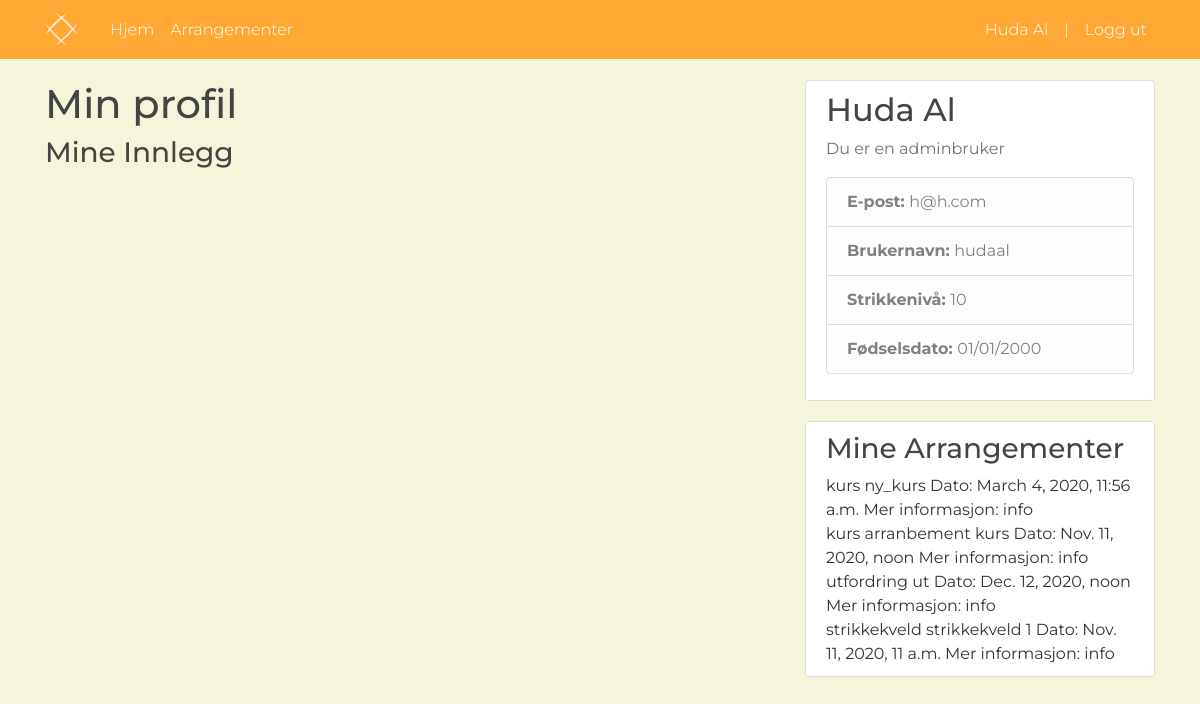
The app's page /profile/ (signed in) with its own data.
### website/models.py (models this page shows, shortened)
class Bruker(AbstractUser):
    username_validator = UnicodeUsernameValidator()
    username = models.CharField(
        _('Brukernavn'),
        max_length=150,
        unique=True,
        help_text=_('Påkrevd. 150 tegn eller færre. Bare bokstaver, sifre og @ /. / + / - / _.'),
        validators=[username_validator],
        error_messages={
            'unique': _("Brukeren med dette brukernavn finnes allerede."),
        },
    )
    first_name = models.CharField(_('fornavn'), max_length=30, blank=True)
    last_name = models.CharField(_('etternavn'), max_length=150, blank=True)
    email = models.EmailField(_('epost'), blank=True)
    EMAIL_FIELD = 'email'
    USERNAME_FIELD = 'username'
    REQUIRED_FIELDS = ['email']
    password = models.CharField(max_length=100)#will add hashing alg
    bursdag = models.DateTimeField(default=None, null=True)
    alder = models.IntegerField(null=True)
    rolleId = models.IntegerField()
    strikkeNivaa = models.IntegerField(validators=[MaxValueValidator(100), MinValueValidator(0)], null=True)
    objects = rolleBrukerManager()
    is_bedrift = models.BooleanField(_('bedrift status'), default=False)
    is_superuser = models.BooleanField(_('superuser status'), default=False)
    class Meta:
        verbose_name = ('user')
        verbose_name_plural = ('users')

class Arrangement(models.Model):
    type = models.CharField(max_length=50)
    title = models.CharField(max_length=50)
    tidspunkt = models.DateTimeField(default=timezone.now)
    innhold = models.TextField()
    location = models.CharField(max_length=50, null=True)
    forfatter = models.ForeignKey('Bruker', on_delete=models.CASCADE, null=True, default=None)
    objects = ArrangementManager()
    class Meta:
        verbose_name = ('arrangement')
        verbose_name_plural = ('arrangementer')
    def getMyArrangement(self, bruker):
        list_arrangementer = Arrangement.objects.filter(forfatter=bruker)
        return list_arrangementer

### users/views.py (the view)
# urls.py: path('profile/', user_views.profile, name='profile'),
@login_required
def profile(request):
    contex = {"mineArrangementer": Arrangement.getMyArrangement(Arrangement, request.user)}
    return render(request, "users/profile.html", contex)

### users/templates/users/profile.html (shortened to what this page needs)
{% extends "website/base.html" %}
{% load crispy_forms_tags %}
{% block content %}
    <h1>Min profil</h1>
    <h3>Mine Innlegg</h3>
{% endblock content %}
{% block sidebar %}
    <div class="col-md-4">
          <div class="content-section">
            <h2>{{ user.first_name }}  {{ user.last_name }}</h2>
            <p class='text-muted'>
                {% if user.is_superuser %}
                    Du er en adminbruker
                {% elif user.is_bedrift %}
                    Du er en bedriftsbruker
                {% else %}
                    Du er en vanlig strikkebruker
                {% endif %}
            </p>
              <ul class="list-group">
                <li class="list-group-item list-group-item-light"><b>E-post: </b>{{ user.email }}</li>
                <li class="list-group-item list-group-item-light"><b>Brukernavn: </b>{{ user.username }}</li>
                <li class="list-group-item list-group-item-light"><b>Strikkenivå: </b>{{ user.strikkeNivaa }}</li>
                <li class="list-group-item list-group-item-light"><b>Fødselsdato: </b>{{ user.bursdag | date:"d/m/Y" }}</li>
              </ul>
          </div>
        </div>
{% endblock sidebar %}
{% block arrangementer %}
    <div class="col-md-4">
          <div class="content-section">
              <h3>Mine Arrangementer</h3>
              {% for arr in mineArrangementer %}
                <div>
                    {{ arr.type }} {{ arr.title }}
                    Dato: {{ arr.tidspunkt }}
                    Mer informasjon: {{arr.innhold}}
                </div>
              {% endfor %}
          </div>
    </div>
    <br>
{% endblock arrangementer %}

### website/templates/website/base.html (shortened to what this page needs)
{% load static %}
<!DOCTYPE html>
<html>
<head>
    <link rel="stylesheet" href="https://maxcdn.bootstrapcdn.com/bootstrap/4.0.0/css/bootstrap.min.css">
    <link rel="stylesheet" type="text/css" href="{% static 'website/main.css' %}">
</head>
<body>
    <header class="site-header">
  <nav class="navbar navbar-expand-md navbar-dark bg-steel fixed-top">
    <div class="container">
      <a class="navbar-brand mr-4" href="{% url 'home' %}" style="font-family: Montserrat;"><img src="/static/website/images/Strikkit_logo_hvit.svg" alt="Strikkit logo" height="33" width="33"></a>
      <div class="collapse navbar-collapse" id="navbarToggle">
        <div class="navbar-nav mr-auto">
          <a class="nav-item nav-link" href="{% url 'home' %}">Hjem</a>
          {% if user.is_authenticated %}
          <a class="nav-item nav-link" href="{% url 'events' %}">Arrangementer</a>
          {% endif %}
        </div>
         <div class="navbar-nav">
            {% if user.is_authenticated %}
            <a class="nav-item nav-link" href="{% url 'profile' %}">{{ user.first_name }} {{ user.last_name }}</a>
             <a class="nav-item nav-link">|</a>
            <a class="nav-item nav-link" href="{% url 'logout' %}">Logg ut</a>
            {% else %}
            <a class="nav-item nav-link" href="{% url 'login' %}">Logg inn</a>
            <a class="nav-item nav-link" href="{% url 'register' %}">Registrer deg</a>
            {% endif %}
          </div>
      </div>
    </div>
  </nav>
</header>
    <main role="main" class="container">
      <div class="row">
        <div class="col-md-8">
          {% block content %}{% endblock %}
        </div>
          {% block sidebar %}{% endblock %}
      </div>
      <div class="row">
          <div class="col-md-8">
          </div>
          {% block arrangementer %}{% endblock %}
      </div>
</main>
</body>
</html>

### website/static/website/main.css (style rules this page uses)
body { background: beige; color: #333333; margin-top: 5rem; font-family: Montserrat, Arial; }
h1, h2, h3, h4, h5, h6 { color: #444444; }
ul { margin: 0; }
.bg-steel { background-color: #FFA833; }
.site-header .navbar-nav .nav-link { color: #ffffff; font-weight: 350; }
.content-section { background: #ffffff; padding: 10px 20px; border: 1px solid #dddddd; border-radius: 3px; margin-bottom: 20px; }

### records on screen
Bruker: first_name "Huda", last_name "Al", email "h@h.com", username "hudaal", strikkeNivaa "10", bursdag "01/01/2000"
Arrangement: type "kurs", title "ny_kurs", tidspunkt "March 4, 2020, 11:56 a.m.", innhold "info"
Arrangement: type "kurs", title "arranbement kurs", tidspunkt "Nov. 11, 2020, noon", innhold "info"
Arrangement: type "utfordring", title "ut", tidspunkt "Dec. 12, 2020, noon", innhold "info"
Arrangement: type "strikkekveld", title "strikkekveld 1", tidspunkt "Nov. 11, 2020, 11 a.m.", innhold "info"
